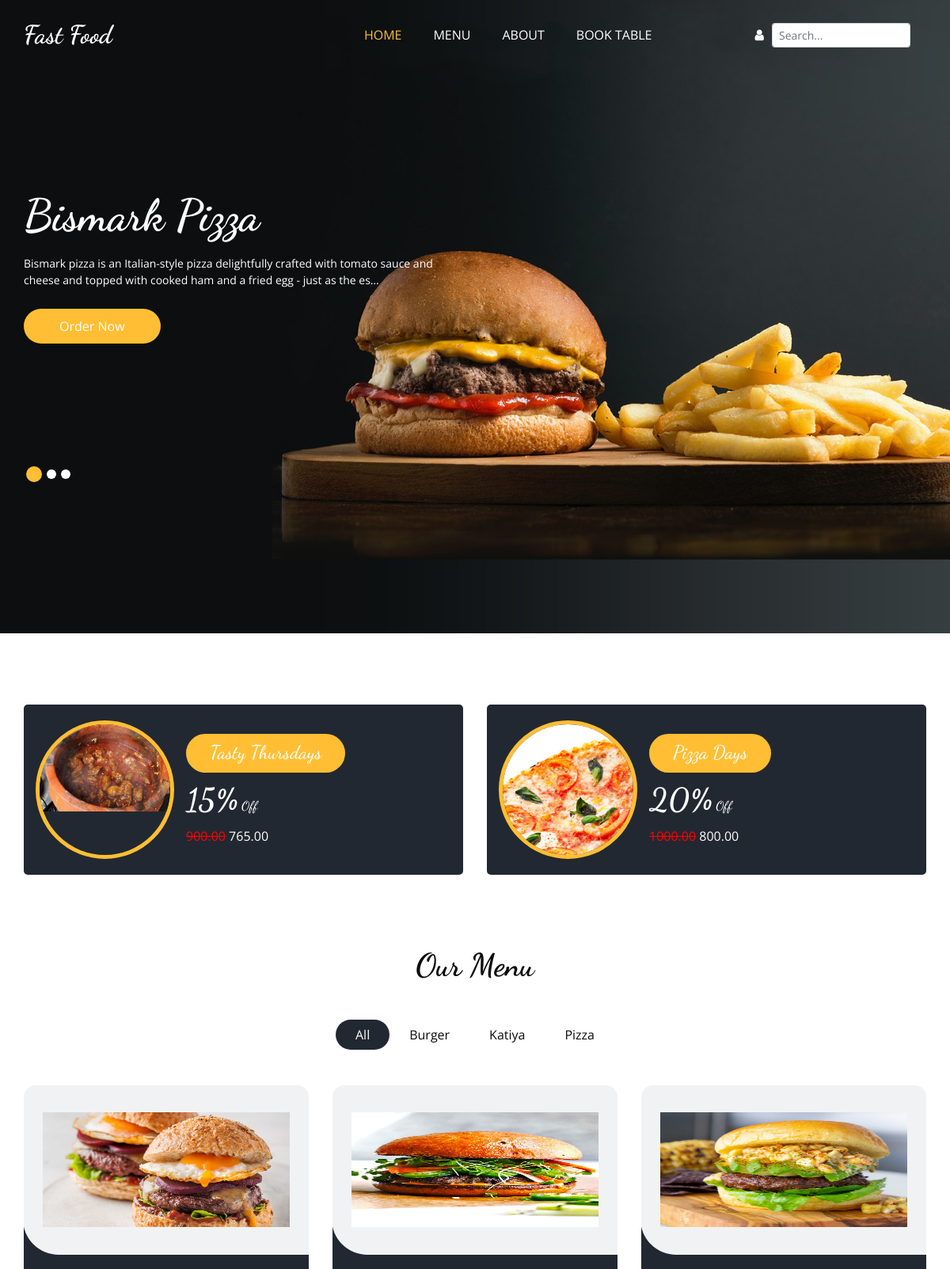
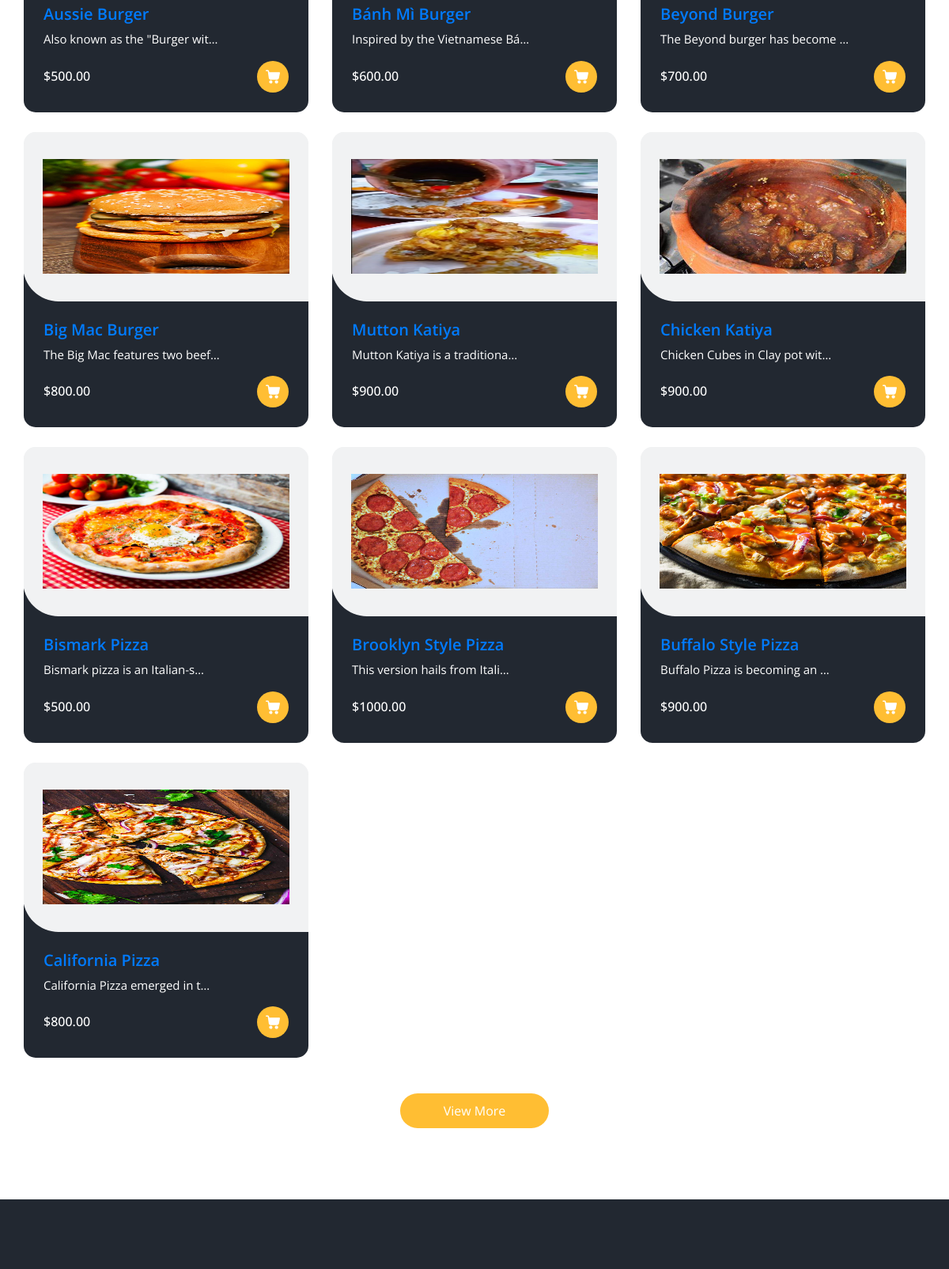
The page / (upper part) on the database its author committed (2 pictures, top to bottom).
### food/models.py (models this page shows, shortened)
class SystemSetting(models.Model):
    name = models.CharField(max_length=150)
    address = models.CharField(max_length=250)
    slogan = models.CharField(max_length=300)
    about = models.TextField(blank=True,null=True)
    email = models.EmailField()
    phone = models.CharField(max_length=15)
    logo = models.ImageField(upload_to='sys')
    location = models.URLField(blank=True,null=True)
    youtube = models.URLField(blank=True,null=True)
    instagram = models.URLField(blank=True,null=True)

class MenuItem(models.Model):
    restaurant = models.ForeignKey(Restaurant, on_delete=models.CASCADE, related_name='menu_items')
    name = models.CharField(max_length=100)
    description = models.TextField()
    price = models.DecimalField(max_digits=10, decimal_places=2)
    available = models.BooleanField(default=True)
    image1 = models.ImageField(upload_to='menu_images/', null=True, blank=True)
    image2 = models.ImageField(upload_to='menu_images/', null=True, blank=True)
    image3 = models.ImageField(upload_to='menu_images/', null=True, blank=True)
    created_at = models.DateTimeField(auto_now=True)

class Offer(models.Model):
    name = models.CharField(max_length=100)
    food = models.ForeignKey(MenuItem,on_delete=models.CASCADE)
    discount = models.IntegerField()
    status = models.BooleanField(default=False)

class Restaurant(models.Model):
    name = models.CharField(max_length=100)
    foodname = models.CharField(max_length=100)
    address = models.CharField(max_length=200)
    phone_number = models.CharField(max_length=15)
    restimg = models.ImageField(upload_to='resto',blank=True,null=True)
    map = models.URLField(null=True,blank=True)
    email = models.EmailField()
    opening_time = models.TimeField()
    closing_time = models.TimeField()

### food/views.py (the view)
# urls.py: path('',views.Index,name="home"),
def Index(request):
    search =request.GET.get("search","")
    resturent = Restaurant.objects.all()
    menu = MenuItem.objects.all()
    carousel = MenuItem.objects.all()[:3]
    clints = Clients.objects.filter(status=True)
    menu = {}
    for rest in resturent:
        if search:
            Menu = MenuItem.objects.filter(restaurant=rest).filter(Q(name__icontains=search) | Q(description__icontains=search))[:10]
        else:
            Menu = MenuItem.objects.filter(restaurant=rest)[:10]
        menu[rest.id] = Menu[:4]
    context = {
         'data':resturent,
         'menu':menu ,
         'clints':clints,
         'carousel':carousel,
    }
    return render(request,'index.html',context)

### food/context_processors.py (called while the page is built)
def System(request):
    sys = SystemSetting.objects.first()
    return {'sys':sys}

def OfferView(request):
    offers = Offer.objects.filter(status = True)[:4]
    for off in offers:
        discounted_price = off.food.price * (Decimal(1) - Decimal(off.discount) / Decimal(100))
        off.discounted_price = round(discounted_price, 2)
    return {'offers':offers}

### templates/index.html (shortened to what this page needs)
{% extends "master.html" %}
{% load static %}
{% block content %}
{% include "header1.html" %}
  <section class="offer_section layout_padding-bottom">
    <div class="offer_container">
      <div class="container ">
        <div class="row">
          {% for off in offers %}
          <div class="col-md-6  ">
            <div class="box ">
              <div class="img-box">
                <img src="{{off.food.image1.url}}" alt="">
              </div>
              <div class="detail-box">
                <h5><a href="{% url 'offerview' off.id %}">
                  {{off.name}}
                </a>
                </h5>
                <h6>
                  <span>{{off.discount}}%</span> Off
                </h6>
                <span style="color: red;"><s>{{off.food.price}}</s></span>     {{off.discounted_price}}
              </div>
            </div>
          </div>
         {% endfor %}
        </div>
      </div>
    </div>
  </section>
  <section class="food_section layout_padding-bottom">
    <div class="container">
      <div class="heading_container heading_center">
        <h2>
          Our Menu
        </h2>
      </div>
      <ul class="filters_menu">
         <li class="active" data-filter="*">All</li>
        {% for rest in data %}
        <li  data-filter=".{{rest.id}}">{{rest.foodname}}</li>
        {% endfor %}
      </ul>
      <div class="filters-content">
        <div class="row grid">
          {% for key,value in menu.items %}
          {% for fd in value %}
          <div class="col-sm-6 col-lg-4 all {{key}}">
            <div class="box">
              <div>
                <div class="img-box">
                  <a href="{% url 'details' fd.id %}">
                  <img src="{{fd.image1.url}}" height='400px' width='400px'></a>
                </div>
                <div class="detail-box">
                  <h5>
                    <a href="{% url 'details' fd.id %}">
                    {{fd.name}}
                    </a>
                  </h5>
                  <p>
                    {{fd.description | safe | truncatechars:30}}
                  </p>
                  <div class="options">
                    <h6>
                      ${{fd.price}}
                    </h6>
                    <a href="">
                    </a>
                  </div>
                </div>
              </div>
            </div>
          </div>
          {% endfor %}
          {% endfor %}
        </div>
      </div>
      <div class="btn-box">
        <a href="{% url 'menu' %}">
          View More
        </a>
      </div>
    </div>
  </section>
  <section class="about_section layout_padding">
  </section>
{% endblock content %}

### templates/header1.html (shortened to what this page needs)
{% load static %}
<div class="hero_area">
    <div class="bg-box">
      <img src="{% static "images/hero-bg.jpg" %}" alt="">
    </div>
    <header class="header_section">
      <div class="container">
        <nav class="navbar navbar-expand-lg custom_nav-container ">
          <a class="navbar-brand" href="{% url 'home'%}">
            <span>
              {{sys.name}}
            </span>
          </a>
          <div class="collapse navbar-collapse" id="navbarSupportedContent">
            <ul class="navbar-nav  mx-auto ">
              <li class="nav-item active">
                <a class="nav-link" href="{% url 'home'%}">Home <span class="sr-only">(current)</span></a>
              </li>
              <li class="nav-item">
                <a class="nav-link" href="{% url 'menu'%}">Menu</a>
              </li>
              <li class="nav-item">
                <a class="nav-link" href="{% url 'about'%}">About</a>
              </li>
              <li class="nav-item">
                <a class="nav-link" href="{% url 'restaurant'%}">Book Table</a>
              </li>
            </ul>
            <div class="user_option">
              <div class="user-menu">
                <a href="#" class="user_link">
                  {% if user.is_authenticated %}
                    {% if user.profile and user.profile.url %}
                        <img src="{{ user.profile.url }}" height="30px" width="30px" class="rounded-circle" height="100" width="100">
                    {% else %}
                        <i class="fa fa-user" aria-hidden="true"></i>
                    {% endif %}
                  {% else %}
                  <i class="fa fa-user" aria-hidden="true"></i>
              {% endif %}
                </a>
              </div>
              <form class="form-inline" method="GET" action="{% url 'home' %}">
                <input type="text" class="form-control form-control-sm" name="search" value="{{ search }}" placeholder="Search...">
              </form>
            </div>
          </div>
        </nav>
      </div>
    </header>
    <section class="slider_section ">
      <div id="customCarousel1" class="carousel slide" data-ride="carousel">
        <div class="carousel-inner">
          {% for cd in carousel  %}
          <div class="carousel-item {% if forloop.first %} active {% endif %}">
            <div class="container ">
              <div class="row">
                <div class="col-md-7 col-lg-6 ">
                  <div class="detail-box">
                    <h1>
                      {{cd.name}}
                    </h1>
                    <p>
                      {{cd.description | safe | truncatechars:150}}
                    </p>
                    <div class="btn-box">
                      <a href="{% url 'details' cd.id %}" class="btn1" target="_blank">
                        Order Now
                      </a>
                    </div>
                  </div>
                </div>
              </div>
            </div>
          </div>
          {% endfor %}
        </div>
        <div class="container">
          <ol class="carousel-indicators">
            <li data-target="#customCarousel1" data-slide-to="0" class="active"></li>
            <li data-target="#customCarousel1" data-slide-to="1"></li>
            <li data-target="#customCarousel1" data-slide-to="2"></li>
          </ol>
        </div>
      </div>
    </section>
  </div>

### static/css/responsive.css (style rules this page uses)
@media (min-width: 1200px) { .container { max-width: 1170px; } }

### static/css/drop.css (style rules this page uses)
.user-menu { position: relative; display: inline-block; }

### rows shown on the page
SystemSetting: name "Fast Food"
MenuItem: name "Bismark Pizza", description "Bismark pizza is an Italian-style pizza delightfully crafted with tomato sauce and cheese and topped with cooked ham and a fried egg - just as the es…", image1 (picture), description "Bismark pizza is an Italian-s…", price "500.00"
Offer: food.image1 (picture), name "Tasty Thursdays", discount "15", food.price "900.00", discounted_price "765.00"
Offer: food.image1 (picture), name "Pizza Days", discount "20", food.price "1000.00", discounted_price "800.00"
Restaurant: foodname "Burger"
Restaurant: foodname "Katiya"
Restaurant: foodname "Pizza"
MenuItem: image1 (picture), name "Aussie Burger", description "Also known as the \"Burger wit…", price "500.00"
MenuItem: image1 (picture), name "Bánh Mì Burger", description "Inspired by the Vietnamese Bá…", price "600.00"
MenuItem: image1 (picture), name "Beyond Burger", description "The Beyond burger has become …", price "700.00"
MenuItem: image1 (picture), name "Big Mac Burger", description "The Big Mac features two beef…", price "800.00"
MenuItem: image1 (picture), name "Mutton Katiya", description "Mutton Katiya is a traditiona…", price "900.00"
MenuItem: image1 (picture), name "Chicken Katiya", description "Chicken Cubes in Clay pot wit…", price "900.00"
MenuItem: image1 (picture), name "Brooklyn Style Pizza", description "This version hails from Itali…", price "1000.00"
MenuItem: image1 (picture), name "Buffalo Style Pizza", description "Buffalo Pizza is becoming an …", price "900.00"
MenuItem: image1 (picture), name "California Pizza", description "California Pizza emerged in t…", price "800.00"
